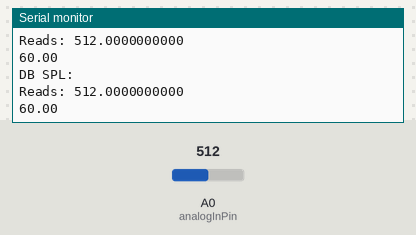
Bench run of a sketch on a simulated Arduino Uno, built with avr-gcc and run on an emulated ATmega328P. Parts: the last lines printed to the serial monitor. Inputs (shaded band) come from the test bench; at power-on: A0 (analogInPin) = 512.

Above: at 16.2 s.
16.3 s: A0 (analogInPin) set to 0
At 16.89 s:
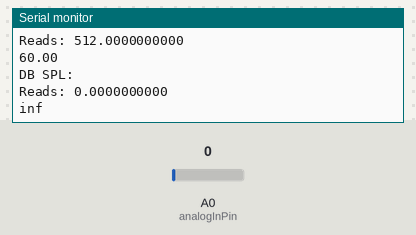
18.5 s: A0 (analogInPin) set to 122
At 18.9 s:
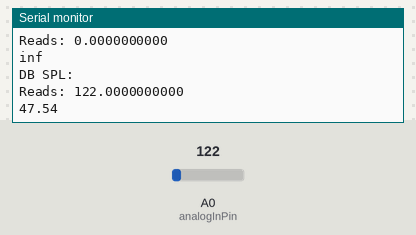
Timing chart, 0 to 21.5 s (numbered marks = the images above; inputs shaded):
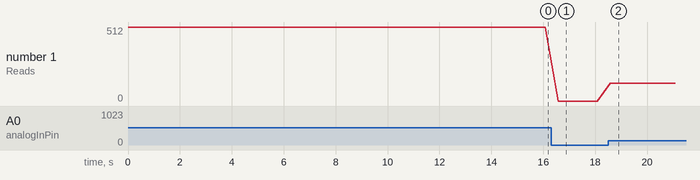

The sketch:

main.ino
```cpp
#include "Arduino.h"
#include <math.h>

// float SPL_REFERENCE = 0.015625f;
float SPL_REFERENCE = 0.0;
const int analogInPin = A0;
float min = 1023;
float max = 0;
const float DB_REFERENCE = 60;

void defineReferenceValue()
{
  // float min = 1023; // 5V maximun of analogRead
  long startTime = millis();
  long measureTime = 10 * 1000l;
  int count = 0;
  float acc = 0.0;
  while(millis() - startTime < measureTime)
  {
    float reads = analogRead(analogInPin);
    Serial.print("Reads: ");
    Serial.println(reads, DEC);
    // if (reads < min) {
    //   min = reads;
    //   Serial.print("New MIN: ");
    //   Serial.println(min, DEC);
    //   delay(100);
    // }
    acc += reads;
    count++;

  }
  float myRef = acc / (float)count;
  SPL_REFERENCE = myRef / pow(10, DB_REFERENCE / 20.0);
  Serial.print("MIN: ");
  Serial.println(myRef, DEC);
  Serial.print("#######REFERENCE: ");
  Serial.println(SPL_REFERENCE, DEC);
  delay(5000);
}

double calculateDB_SPL()
{
  float reads = (float)analogRead(analogInPin);
  Serial.print("Reads: ");
  Serial.println(reads, DEC);
  return log10(reads/SPL_REFERENCE) * 20.0;
}

void setup()
{
  Serial.begin(9600);
  defineReferenceValue();
}

void loop()
{
  // Serial.println("Value:" + A0);
  // float reads = analogRead(analogInPin);
  Serial.println("DB SPL: ");
  Serial.println(calculateDB_SPL());
  delay(500);

}
```

Measured:
- after the input at 16.3 s, the serial monitor: prints a new line after 0.28 s (image 1)
- after the input at 18.5 s, the serial monitor: prints a new line after 0.08 s (image 2)
- plotted number 1: 512 → 0 after the input at 16.3 s, 0 → 122 after the input at 18.5 s
